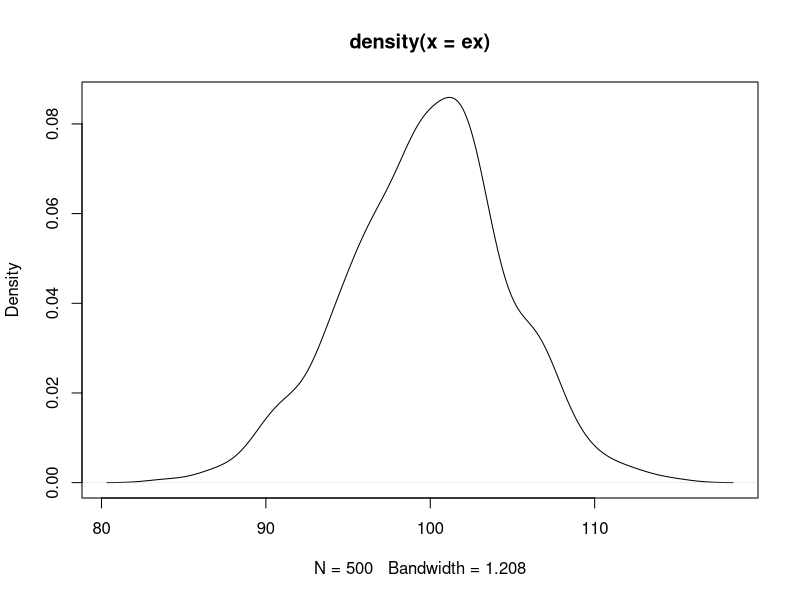

Reproduce this figure in R.
## ---- chunk 1
knitr::opts_chunk$set(echo = TRUE)
library(tidyverse)
## ---- chunk 2
ex<- rnorm(mean = 100, sd=5, n=500)
ex
plot(density(ex))
## ---- chunk 3
auto_power<- function(V, m, a, cdrag = 0.3, crolling = 0.015, pair = 1.2, g = 9.8){
  P = crolling*m*g*V + 1/2*A*pair*cdrag*V*3
  
  return(P)
}
